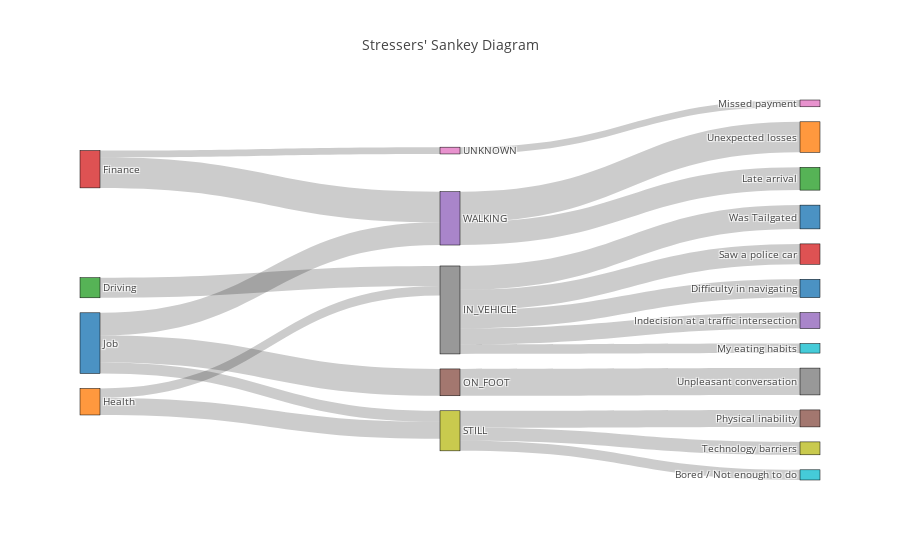

This figure's notebook cell:
### Markdown cell above
### Sankey diagram
A [Sankey diagram](https://en.wikipedia.org/wiki/Sankey_diagram) is utilized to show the flow between different components and, in our case, the breakdown between categories, sub-categories, and activities.   

This diagram shows the stressor categories on the left edge and the detailed stress information on the right.  In the middle are the activity classificiations, derived from a smartphone, of what the person was doing at the time of the stress event.  You can move the mouse cursor over the boxes and lines to see the details and highlight a flow within the diagram.  You may see that the events might not be ordered to your liking or that their order could be improved.  Try dragging the boxes up and down to change this order and watch the diagram adjust.

### Code cell
stress_stream.plot_stress_sankey(cat_cols=["stresser_main","activity","stresser_sub"])

### Figure 1 — Plotly figure (JSON) as saved in the notebook; plotly's stock layout.template omitted (floating-point values rounded to 4 significant figures)
{"data": [{"link": {"source": [2, 3, 3, 1, 1, 7, 7, 7, 7, 7, 0, 0, 0, 5, 8, 8, 8, 6, 4, 4], "target": [7, 6, 4, 7, 8, 10, 14, 9, 13, 20, 5, 8, 4, 17, 19, 15, 18, 16, 12, 11], "value": [0.5918, 0.2, 0.9, 0.28, 0.5, 0.54, 0.47, 0.28, 0.6, 0.7, 0.79, 0.3267, 0.67, 0.79, 0.3, 0.5, 0.38, 0.2, 0.67, 0.9]}, "node": {"label": ["Job", "Health", "Driving", "Finance", "WALKING", "ON_FOOT", "UNKNOWN", "IN_VEHICLE", "STILL", "My eating habits", "Difficulty in navigating", "Unexpected losses", "Late arrival", "Saw a police car", "Indecision at a traffic intersection", "Physical inability", "Missed payment", "Unpleasant conversation", "Technology barriers", "Bored / Not enough to do", "Was Tailgated"], "line": {"color": "black", "width": 0.5}, "pad": 15, "thickness": 20}, "type": "sankey"}], "layout": {"font": {"size": 10}, "title": "Stressers' Sankey Diagram"}}
